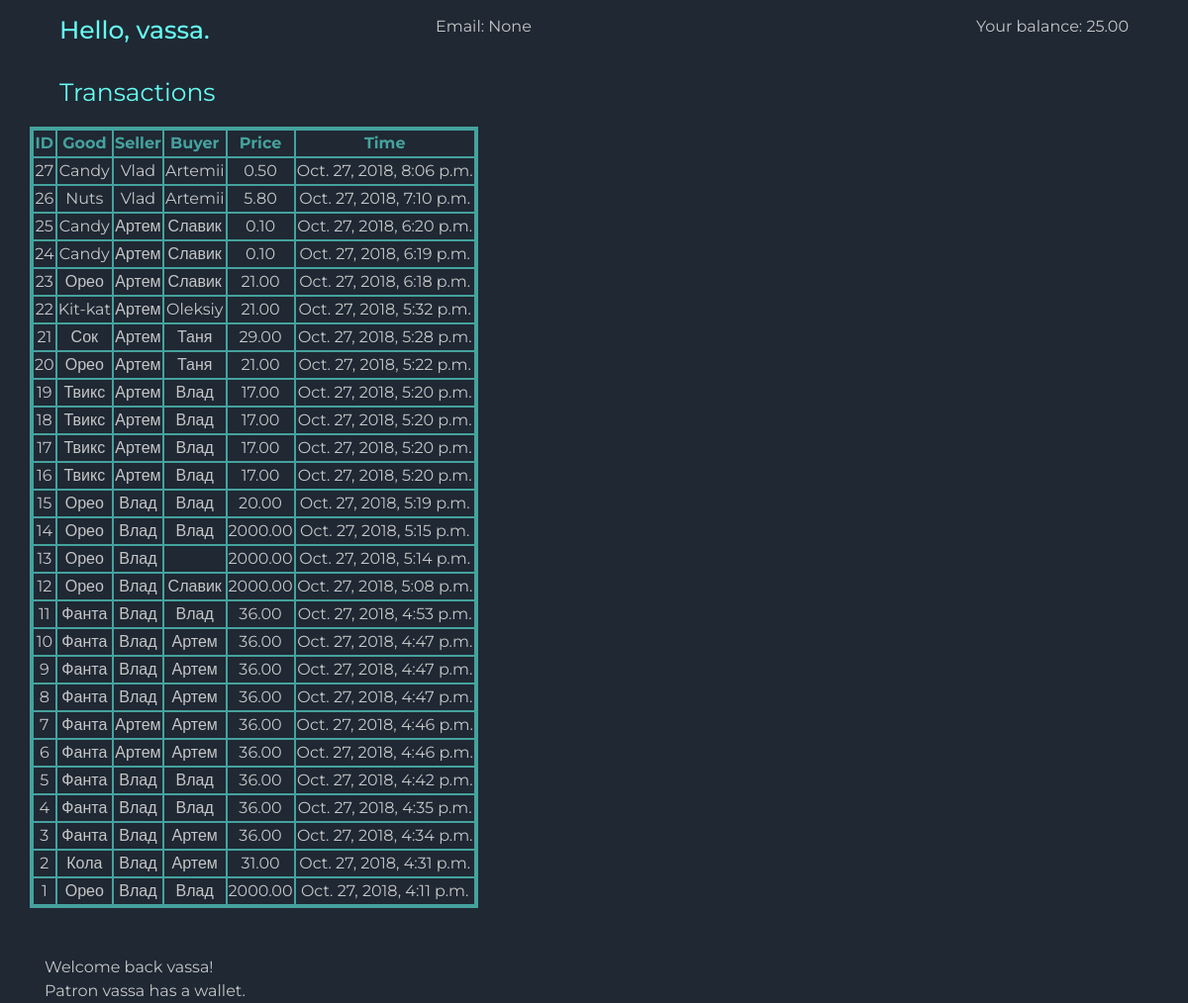
The app's page /retail/patron/vassa/ with its own data.
### retail/models.py (models this page shows)
class Patron(models.Model):
    nickname = models.CharField(max_length=40)
    email = models.CharField(max_length=20, null=True)

class Wallet(models.Model):
    balance = models.DecimalField(decimal_places=2, max_digits=10, default=0)
    patron = models.OneToOneField(
        Patron, related_name='wallet', on_delete=models.PROTECT
    )
    class Meta:
        verbose_name = 'Wallet'
        verbose_name_plural = ' Wallets'

class Purchase(models.Model):
    name = models.CharField(max_length=255)
    price = models.DecimalField(default=0, max_digits=10, decimal_places=2)
    seller = models.ForeignKey(Patron, on_delete=models.CASCADE, related_name='seller')
    buyer = models.ForeignKey(Patron, on_delete=models.CASCADE, related_name='buyer')
    created = models.DateTimeField(auto_now_add=True)
    class Meta:
        verbose_name = 'Purchase'
        verbose_name_plural = 'Purchases'

### retail/views/__init__.py (the view)
# urls.py: re_path(r'patron/(?P<nickname>[\s\w-]*)/?$', views.dashboard, name='dashboard'),
def dashboard(request, nickname=None):
    if not nickname:
        if 'nickname' in request.session:
            nickname = request.session['nickname']
        else:
            return HttpResponseRedirect(reverse('landing_page'))
    else:
        request.session['nickname'] = nickname
    message = ''
    if Patron.objects.filter(nickname=nickname).exists():
        patron = Patron.objects.get(nickname=nickname)
        message += 'Welcome back {}! <br>'.format(patron.nickname)
    else:
        patron = Patron.objects.create(nickname=nickname)
        message += 'Patron {} is new to RemoteRetail. Congrats, you are registered! <br>'.format(patron.nickname)
    if Wallet.objects.filter(patron=patron).exists():
        message += 'Patron {} has a wallet.'.format(patron.nickname)
    else:
        message += 'Patron {} didn\'t have a wallet, the new wallet have been created. You starting balance is 25. You are fully set up!'.format(patron.nickname)
        wallet = Wallet.objects.create(patron=patron, balance=25)
    purchases = Purchase.objects.order_by('-pk')
    response = render(request, 'retail/dashboard.html', {
            'patron': patron,
            'wallet': patron.wallet,
            'message': message,
            'purchases': purchases
            })
    return response

### retail/templates/retail/dashboard.html (shortened to what this page needs)
{% load static %}
<!doctype html>
<html lang="en">
  <head>
    <link rel="stylesheet" href="https://stackpath.bootstrapcdn.com/bootstrap/4.1.3/css/bootstrap.min.css">
    <link rel="stylesheet" href="{% static 'css/style.css' %}">
  </head>
  <body>
  <div class='container'>
    <div class="row align-items-start justify-content-between">
      <div class="col-4"><h1>Hello, {{ patron.nickname }}.</h1></div>
      <div class="col-4"><p>Email: {{ patron.email }}</p></div>
      <div class="col-4 text-right"><p>Your balance: {{ wallet.balance }}</p></div>
    </div>
    <div class="row align-items-center">
      Transactions
    </div>
    <div class="row align-items-end">
      <div id="purchases">
        <table class="table-responsive">
          <tr><th>ID</th><th>Good</th><th>Seller</th><th>Buyer</th><th>Price</th><th>Time</th></tr>
          {% for purchase in purchases %}
          <tr><td>{{ purchase.pk }}</td><td>{{ purchase.name }}</td><td>{{ purchase.seller.nickname }}</td><td>{{ purchase.buyer.nickname }}</td><td>{{ purchase.price }}</td><td>{{ purchase.created }}</td></tr>
          {% endfor %}
        </table>
      </div>
    </div><br><br>
    {{ message | safe }}
  </div>
  </body>
</html>

### retail/static/css/style.css (style rules this page uses)
body { font-family: "Montserrat", "Helvetica", "Lucida Sans", "Lucida Sans Unicode", "Luxi Sans", Tahoma, sans-serif; font-size: 16px; color: #c5c6c7; background-color: #1f2833; }
h1, h2, h3, h4, h5, h6, .align-items-center { font-size: 25px; color: #66fcf1; margin: 15px; }
p { margin: 15px; }
table, td, th { text-align: center; border: 2px solid #45a29e; }
th { color: #45a29e; }

### records on screen
Patron: nickname "vassa", email "None"
Wallet: balance "25.00"
Purchase: pk "27", name "Candy", seller.nickname "Vlad", buyer.nickname "Artemii", price "0.50", created "Oct. 27, 2018, 8:06 p.m."
Purchase: pk "26", name "Nuts", seller.nickname "Vlad", buyer.nickname "Artemii", price "5.80", created "Oct. 27, 2018, 7:10 p.m."
Purchase: pk "25", name "Candy", seller.nickname "Артем", buyer.nickname "Славик", price "0.10", created "Oct. 27, 2018, 6:20 p.m."
Purchase: pk "24", name "Candy", seller.nickname "Артем", buyer.nickname "Славик", price "0.10", created "Oct. 27, 2018, 6:19 p.m."
Purchase: pk "23", name "Орео", seller.nickname "Артем", buyer.nickname "Славик", price "21.00", created "Oct. 27, 2018, 6:18 p.m."
Purchase: pk "22", name "Kit-kat", seller.nickname "Артем", buyer.nickname "Oleksiy", price "21.00", created "Oct. 27, 2018, 5:32 p.m."
Purchase: pk "21", name "Сок", seller.nickname "Артем", buyer.nickname "Таня", price "29.00", created "Oct. 27, 2018, 5:28 p.m."
Purchase: pk "20", name "Орео", seller.nickname "Артем", buyer.nickname "Таня", price "21.00", created "Oct. 27, 2018, 5:22 p.m."
Purchase: pk "19", name "Твикс", seller.nickname "Артем", buyer.nickname "Влад", price "17.00", created "Oct. 27, 2018, 5:20 p.m."
Purchase: pk "18", name "Твикс", seller.nickname "Артем", buyer.nickname "Влад", price "17.00", created "Oct. 27, 2018, 5:20 p.m."
Purchase: pk "17", name "Твикс", seller.nickname "Артем", buyer.nickname "Влад", price "17.00", created "Oct. 27, 2018, 5:20 p.m."
Purchase: pk "16", name "Твикс", seller.nickname "Артем", buyer.nickname "Влад", price "17.00", created "Oct. 27, 2018, 5:20 p.m."
Purchase: pk "15", name "Орео", seller.nickname "Влад", buyer.nickname "Влад", price "20.00", created "Oct. 27, 2018, 5:19 p.m."
Purchase: pk "14", name "Орео", seller.nickname "Влад", buyer.nickname "Влад", price "2000.00", created "Oct. 27, 2018, 5:15 p.m."
Purchase: pk "13", name "Орео", seller.nickname "Влад", price "2000.00", created "Oct. 27, 2018, 5:14 p.m."
Purchase: pk "12", name "Орео", seller.nickname "Влад", buyer.nickname "Славик", price "2000.00", created "Oct. 27, 2018, 5:08 p.m."
Purchase: pk "11", name "Фанта", seller.nickname "Влад", buyer.nickname "Влад", price "36.00", created "Oct. 27, 2018, 4:53 p.m."
Purchase: pk "10", name "Фанта", seller.nickname "Влад", buyer.nickname "Артем", price "36.00", created "Oct. 27, 2018, 4:47 p.m."
Purchase: pk "9", name "Фанта", seller.nickname "Влад", buyer.nickname "Артем", price "36.00", created "Oct. 27, 2018, 4:47 p.m."
Purchase: pk "8", name "Фанта", seller.nickname "Влад", buyer.nickname "Артем", price "36.00", created "Oct. 27, 2018, 4:47 p.m."
Purchase: pk "7", name "Фанта", seller.nickname "Артем", buyer.nickname "Артем", price "36.00", created "Oct. 27, 2018, 4:46 p.m."
Purchase: pk "6", name "Фанта", seller.nickname "Артем", buyer.nickname "Артем", price "36.00", created "Oct. 27, 2018, 4:46 p.m."
Purchase: pk "5", name "Фанта", seller.nickname "Влад", buyer.nickname "Влад", price "36.00", created "Oct. 27, 2018, 4:42 p.m."
Purchase: pk "4", name "Фанта", seller.nickname "Влад", buyer.nickname "Влад", price "36.00", created "Oct. 27, 2018, 4:35 p.m."
Purchase: pk "3", name "Фанта", seller.nickname "Влад", buyer.nickname "Артем", price "36.00", created "Oct. 27, 2018, 4:34 p.m."
Purchase: pk "2", name "Кола", seller.nickname "Влад", buyer.nickname "Артем", price "31.00", created "Oct. 27, 2018, 4:31 p.m."
Purchase: pk "1", name "Орео", seller.nickname "Влад", buyer.nickname "Влад", price "2000.00", created "Oct. 27, 2018, 4:11 p.m."

### other values on screen
{{ message | safe }} "Welcome back vassa! Patron vassa has a wallet."
